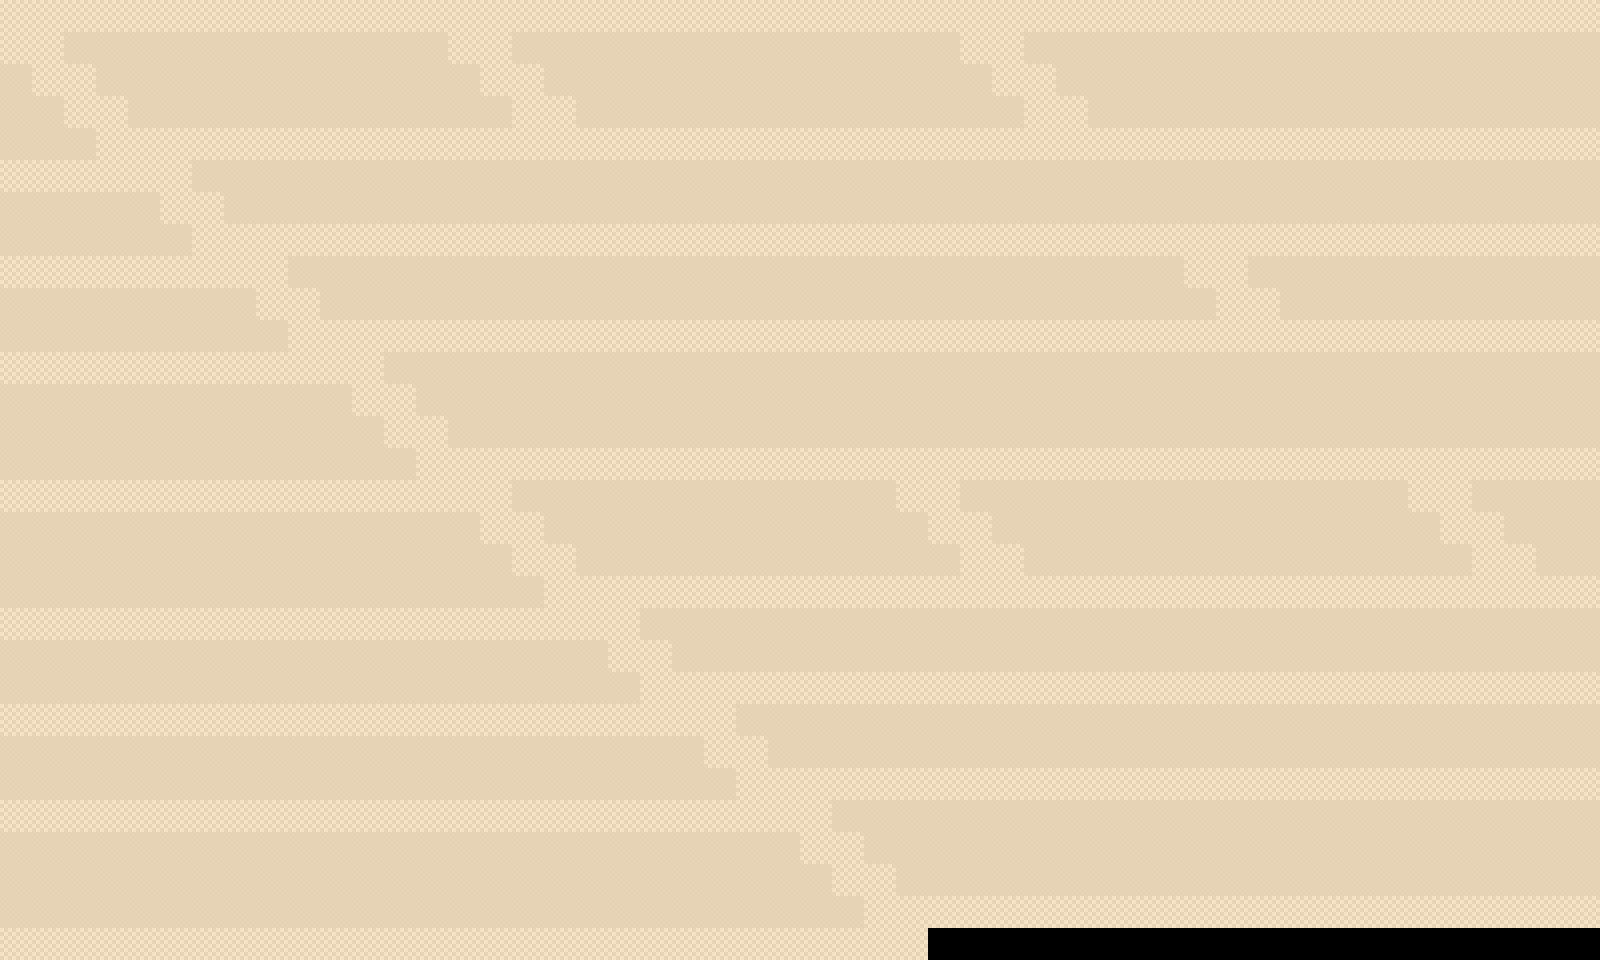

A level layout from a 2D game, rendered from its tile map. Below: a short description, then the map file with its tile-grid data intact:
An orthogonal 50x30 tile map with 32x32 px tiles, 2 tile layers (floor, walls) and 5 objects (4x interactive, spawn).

<map version="1.5" tiledversion="1.8.2" orientation="orthogonal" renderorder="right-down" width="50" height="30" tilewidth="32" tileheight="32" infinite="0" nextlayerid="3" nextobjectid="18">
 <tileset firstgid="1" name="interior" tilewidth="32" tileheight="32" tilecount="100" columns="10">
  <image source="interior_tiles.png" width="320" height="320" />
 </tileset>
 <layer id="1" name="floor" width="50" height="30">
  <data encoding="csv">
0,0,0,0,0,0,0,0,0,0,0,0,0,0,0,0,0,0,0,0,0,0,0,0,0,0,0,0,0,0,0,0,0,0,0,0,0,0,0,0,0,0,0,0,0,0,0,0,0,0,0,
0,1,1,1,1,1,1,1,1,1,1,1,1,0,0,1,1,1,1,1,1,1,1,1,1,1,1,1,1,0,0,1,1,1,1,1,1,1,1,1,1,1,1,1,1,1,1,1,1,1,0,
0,1,1,1,1,1,1,1,1,1,1,1,1,0,0,1,1,1,1,1,1,1,1,1,1,1,1,1,1,0,0,1,1,1,1,1,1,1,1,1,1,1,1,1,1,1,1,1,1,1,0,
0,1,1,1,1,1,1,1,1,1,1,1,1,0,0,1,1,1,1,1,1,1,1,1,1,1,1,1,1,0,0,1,1,1,1,1,1,1,1,1,1,1,1,1,1,1,1,1,1,1,0,
0,0,0,0,0,0,0,0,0,0,0,0,0,0,0,0,0,0,0,0,0,0,0,0,0,0,0,0,0,0,0,0,0,0,0,0,0,0,0,0,0,0,0,0,0,0,0,0,0,0,0,
0,1,1,1,1,1,1,1,1,1,1,1,1,1,1,1,1,1,1,1,1,1,1,1,1,1,1,1,1,1,1,1,1,1,1,1,1,1,1,1,1,1,1,1,1,1,1,1,1,1,0,
0,1,1,1,1,1,1,1,1,1,1,1,1,1,1,1,1,1,1,1,1,1,1,1,1,1,1,1,1,1,1,1,1,1,1,1,1,1,1,1,1,1,1,1,1,1,1,1,1,1,0,
0,0,0,0,0,0,0,0,0,0,0,0,0,0,0,0,0,0,0,0,0,0,0,0,0,0,0,0,0,0,0,0,0,0,0,0,0,0,0,0,0,0,0,0,0,0,0,0,0,0,0,
0,1,1,1,1,1,1,1,1,1,1,1,1,1,1,1,1,1,1,1,1,1,1,1,1,1,1,1,1,0,0,1,1,1,1,1,1,1,1,1,1,1,1,1,1,1,1,1,1,1,0,
0,1,1,1,1,1,1,1,1,1,1,1,1,1,1,1,1,1,1,1,1,1,1,1,1,1,1,1,1,0,0,1,1,1,1,1,1,1,1,1,1,1,1,1,1,1,1,1,1,1,0,
0,0,0,0,0,0,0,0,0,0,0,0,0,0,0,0,0,0,0,0,0,0,0,0,0,0,0,0,0,0,0,0,0,0,0,0,0,0,0,0,0,0,0,0,0,0,0,0,0,0,0,
0,1,1,1,1,1,1,1,1,1,1,1,1,1,1,1,1,1,1,1,1,1,1,1,1,1,1,1,1,1,1,1,1,1,1,1,1,1,1,1,1,1,1,1,1,1,1,1,1,1,0,
0,1,1,1,1,1,1,1,1,1,1,1,1,1,1,1,1,1,1,1,1,1,1,1,1,1,1,1,1,1,1,1,1,1,1,1,1,1,1,1,1,1,1,1,1,1,1,1,1,1,0,
0,1,1,1,1,1,1,1,1,1,1,1,1,1,1,1,1,1,1,1,1,1,1,1,1,1,1,1,1,1,1,1,1,1,1,1,1,1,1,1,1,1,1,1,1,1,1,1,1,1,0,
0,0,0,0,0,0,0,0,0,0,0,0,0,0,0,0,0,0,0,0,0,0,0,0,0,0,0,0,0,0,0,0,0,0,0,0,0,0,0,0,0,0,0,0,0,0,0,0,0,0,0,
0,1,1,1,1,1,1,1,1,1,1,1,1,0,0,1,1,1,1,1,1,1,1,1,1,1,1,1,1,0,0,1,1,1,1,1,1,1,1,1,1,1,1,1,1,1,1,1,1,1,0,
0,1,1,1,1,1,1,1,1,1,1,1,1,0,0,1,1,1,1,1,1,1,1,1,1,1,1,1,1,0,0,1,1,1,1,1,1,1,1,1,1,1,1,1,1,1,1,1,1,1,0,
0,1,1,1,1,1,1,1,1,1,1,1,1,0,0,1,1,1,1,1,1,1,1,1,1,1,1,1,1,0,0,1,1,1,1,1,1,1,1,1,1,1,1,1,1,1,1,1,1,1,0,
0,0,0,0,0,0,0,0,0,0,0,0,0,0,0,0,0,0,0,0,0,0,0,0,0,0,0,0,0,0,0,0,0,0,0,0,0,0,0,0,0,0,0,0,0,0,0,0,0,0,0,
0,1,1,1,1,1,1,1,1,1,1,1,1,1,1,1,1,1,1,1,1,1,1,1,1,1,1,1,1,1,1,1,1,1,1,1,1,1,1,1,1,1,1,1,1,1,1,1,1,1,0,
0,1,1,1,1,1,1,1,1,1,1,1,1,1,1,1,1,1,1,1,1,1,1,1,1,1,1,1,1,1,1,1,1,1,1,1,1,1,1,1,1,1,1,1,1,1,1,1,1,1,0,
0,0,0,0,0,0,0,0,0,0,0,0,0,0,0,0,0,0,0,0,0,0,0,0,0,0,0,0,0,0,0,0,0,0,0,0,0,0,0,0,0,0,0,0,0,0,0,0,0,0,0,
0,1,1,1,1,1,1,1,1,1,1,1,1,1,1,1,1,1,1,1,1,1,1,1,1,1,1,1,1,1,1,1,1,1,1,1,1,1,1,1,1,1,1,1,1,1,1,1,1,1,0,
0,1,1,1,1,1,1,1,1,1,1,1,1,1,1,1,1,1,1,1,1,1,1,1,1,1,1,1,1,1,1,1,1,1,1,1,1,1,1,1,1,1,1,1,1,1,1,1,1,1,0,
0,0,0,0,0,0,0,0,0,0,0,0,0,0,0,0,0,0,0,0,0,0,0,0,0,0,0,0,0,0,0,0,0,0,0,0,0,0,0,0,0,0,0,0,0,0,0,0,0,0,0,
0,1,1,1,1,1,1,1,1,1,1,1,1,1,1,1,1,1,1,1,1,1,1,1,1,1,1,1,1,1,1,1,1,1,1,1,1,1,1,1,1,1,1,1,1,1,1,1,1,1,0,
0,1,1,1,1,1,1,1,1,1,1,1,1,1,1,1,1,1,1,1,1,1,1,1,1,1,1,1,1,1,1,1,1,1,1,1,1,1,1,1,1,1,1,1,1,1,1,1,1,1,0,
0,1,1,1,1,1,1,1,1,1,1,1,1,1,1,1,1,1,1,1,1,1,1,1,1,1,1,1,1,1,1,1,1,1,1,1,1,1,1,1,1,1,1,1,1,1,1,1,1,1,0,
0,0,0,0,0,0,0,0,0,0,0,0,0,0,0,0,0,0,0,0,0,0,0,0,0,0,0,0,0,0,0,0,0,0,0,0,0,0,0,0,0,0,0,0,0,0,0,0,0,0,0
</data>
 </layer>
 <layer id="2" name="walls" width="50" height="30">
  <data encoding="csv">
2,2,2,2,2,2,2,2,2,2,2,2,2,2,2,2,2,2,2,2,2,2,2,2,2,2,2,2,2,2,2,2,2,2,2,2,2,2,2,2,2,2,2,2,2,2,2,2,2,2,2,
2,0,0,0,0,0,0,0,0,0,0,0,0,2,2,0,0,0,0,0,0,0,0,0,0,0,0,0,0,2,2,0,0,0,0,0,0,0,0,0,0,0,0,0,0,0,0,0,0,0,2,
2,0,0,0,0,0,0,0,0,0,0,0,0,2,2,0,0,0,0,0,0,0,0,0,0,0,0,0,0,2,2,0,0,0,0,0,0,0,0,0,0,0,0,0,0,0,0,0,0,0,2,
2,0,0,0,0,0,0,0,0,0,0,0,0,2,2,0,0,0,0,0,0,0,0,0,0,0,0,0,0,2,2,0,0,0,0,0,0,0,0,0,0,0,0,0,0,0,0,0,0,0,2,
2,2,2,2,2,2,2,2,2,2,2,2,2,2,2,2,2,2,2,2,2,2,2,2,2,2,2,2,2,2,2,2,2,2,2,2,2,2,2,2,2,2,2,2,2,2,2,2,2,2,2,
2,0,0,0,0,0,0,0,0,0,0,0,0,0,0,0,0,0,0,0,0,0,0,0,0,0,0,0,0,0,0,0,0,0,0,0,0,0,0,0,0,0,0,0,0,0,0,0,0,0,2,
2,0,0,0,0,0,0,0,0,0,0,0,0,0,0,0,0,0,0,0,0,0,0,0,0,0,0,0,0,0,0,0,0,0,0,0,0,0,0,0,0,0,0,0,0,0,0,0,0,0,2,
2,2,2,2,2,2,2,2,2,2,2,2,2,2,2,2,2,2,2,2,2,2,2,2,2,2,2,2,2,2,2,2,2,2,2,2,2,2,2,2,2,2,2,2,2,2,2,2,2,2,2,
2,0,0,0,0,0,0,0,0,0,0,0,0,0,0,0,0,0,0,0,0,0,0,0,0,0,0,0,0,2,2,0,0,0,0,0,0,0,0,0,0,0,0,0,0,0,0,0,0,0,2,
2,0,0,0,0,0,0,0,0,0,0,0,0,0,0,0,0,0,0,0,0,0,0,0,0,0,0,0,0,2,2,0,0,0,0,0,0,0,0,0,0,0,0,0,0,0,0,0,0,0,2,
2,2,2,2,2,2,2,2,2,2,2,2,2,2,2,2,2,2,2,2,2,2,2,2,2,2,2,2,2,2,2,2,2,2,2,2,2,2,2,2,2,2,2,2,2,2,2,2,2,2,2,
2,0,0,0,0,0,0,0,0,0,0,0,0,0,0,0,0,0,0,0,0,0,0,0,0,0,0,0,0,0,0,0,0,0,0,0,0,0,0,0,0,0,0,0,0,0,0,0,0,0,2,
2,0,0,0,0,0,0,0,0,0,0,0,0,0,0,0,0,0,0,0,0,0,0,0,0,0,0,0,0,0,0,0,0,0,0,0,0,0,0,0,0,0,0,0,0,0,0,0,0,0,2,
2,0,0,0,0,0,0,0,0,0,0,0,0,0,0,0,0,0,0,0,0,0,0,0,0,0,0,0,0,0,0,0,0,0,0,0,0,0,0,0,0,0,0,0,0,0,0,0,0,0,2,
2,2,2,2,2,2,2,2,2,2,2,2,2,2,2,2,2,2,2,2,2,2,2,2,2,2,2,2,2,2,2,2,2,2,2,2,2,2,2,2,2,2,2,2,2,2,2,2,2,2,2,
2,0,0,0,0,0,0,0,0,0,0,0,0,2,2,0,0,0,0,0,0,0,0,0,0,0,0,0,0,2,2,0,0,0,0,0,0,0,0,0,0,0,0,0,0,0,0,0,0,0,2,
2,0,0,0,0,0,0,0,0,0,0,0,0,2,2,0,0,0,0,0,0,0,0,0,0,0,0,0,0,2,2,0,0,0,0,0,0,0,0,0,0,0,0,0,0,0,0,0,0,0,2,
2,0,0,0,0,0,0,0,0,0,0,0,0,2,2,0,0,0,0,0,0,0,0,0,0,0,0,0,0,2,2,0,0,0,0,0,0,0,0,0,0,0,0,0,0,0,0,0,0,0,2,
2,2,2,2,2,2,2,2,2,2,2,2,2,2,2,2,2,2,2,2,2,2,2,2,2,2,2,2,2,2,2,2,2,2,2,2,2,2,2,2,2,2,2,2,2,2,2,2,2,2,2,
2,0,0,0,0,0,0,0,0,0,0,0,0,0,0,0,0,0,0,0,0,0,0,0,0,0,0,0,0,0,0,0,0,0,0,0,0,0,0,0,0,0,0,0,0,0,0,0,0,0,2,
2,0,0,0,0,0,0,0,0,0,0,0,0,0,0,0,0,0,0,0,0,0,0,0,0,0,0,0,0,0,0,0,0,0,0,0,0,0,0,0,0,0,0,0,0,0,0,0,0,0,2,
2,2,2,2,2,2,2,2,2,2,2,2,2,2,2,2,2,2,2,2,2,2,2,2,2,2,2,2,2,2,2,2,2,2,2,2,2,2,2,2,2,2,2,2,2,2,2,2,2,2,2,
2,0,0,0,0,0,0,0,0,0,0,0,0,0,0,0,0,0,0,0,0,0,0,0,0,0,0,0,0,0,0,0,0,0,0,0,0,0,0,0,0,0,0,0,0,0,0,0,0,0,2,
2,0,0,0,0,0,0,0,0,0,0,0,0,0,0,0,0,0,0,0,0,0,0,0,0,0,0,0,0,0,0,0,0,0,0,0,0,0,0,0,0,0,0,0,0,0,0,0,0,0,2,
2,2,2,2,2,2,2,2,2,2,2,2,2,2,2,2,2,2,2,2,2,2,2,2,2,2,2,2,2,2,2,2,2,2,2,2,2,2,2,2,2,2,2,2,2,2,2,2,2,2,2,
2,0,0,0,0,0,0,0,0,0,0,0,0,0,0,0,0,0,0,0,0,0,0,0,0,0,0,0,0,0,0,0,0,0,0,0,0,0,0,0,0,0,0,0,0,0,0,0,0,0,2,
2,0,0,0,0,0,0,0,0,0,0,0,0,0,0,0,0,0,0,0,0,0,0,0,0,0,0,0,0,0,0,0,0,0,0,0,0,0,0,0,0,0,0,0,0,0,0,0,0,0,2,
2,0,0,0,0,0,0,0,0,0,0,0,0,0,0,0,0,0,0,0,0,0,0,0,0,0,0,0,0,0,0,0,0,0,0,0,0,0,0,0,0,0,0,0,0,0,0,0,0,0,2,
2,2,2,2,2,2,2,2,2,2,2,2,2,2,2,2,2,2,2,2,2,2,2,2,2,2,2,2,2,2,2,2,2,2,2,2,2,2,2,2,2,2,2,2,2,2,2,2,2,2,2
</data>
 </layer>
 <objectgroup id="3" name="interactive">
  <object id="1" name="living_room" type="interactive" x="64" y="64" width="320" height="128">
   <properties>
    <property name="clueId" value="clue_001" />
    <property name="room" value="客厅" />
   </properties>
  </object>
  <object id="2" name="master_bedroom" type="interactive" x="512" y="64" width="384" height="128">
   <properties>
    <property name="clueId" value="clue_002" />
    <property name="room" value="主卧" />
   </properties>
  </object>
  <object id="3" name="second_bedroom" type="interactive" x="960" y="64" width="384" height="128">
   <properties>
    <property name="clueId" value="clue_003" />
    <property name="room" value="次卧" />
   </properties>
  </object>
  <object id="4" name="study" type="interactive" x="960" y="320" width="384" height="128">
   <properties>
    <property name="clueId" value="clue_004" />
    <property name="room" value="书房" />
   </properties>
  </object>
  <object id="5" name="door" type="spawn" x="224" y="928" width="32" height="32" />
 </objectgroup>
</map>
